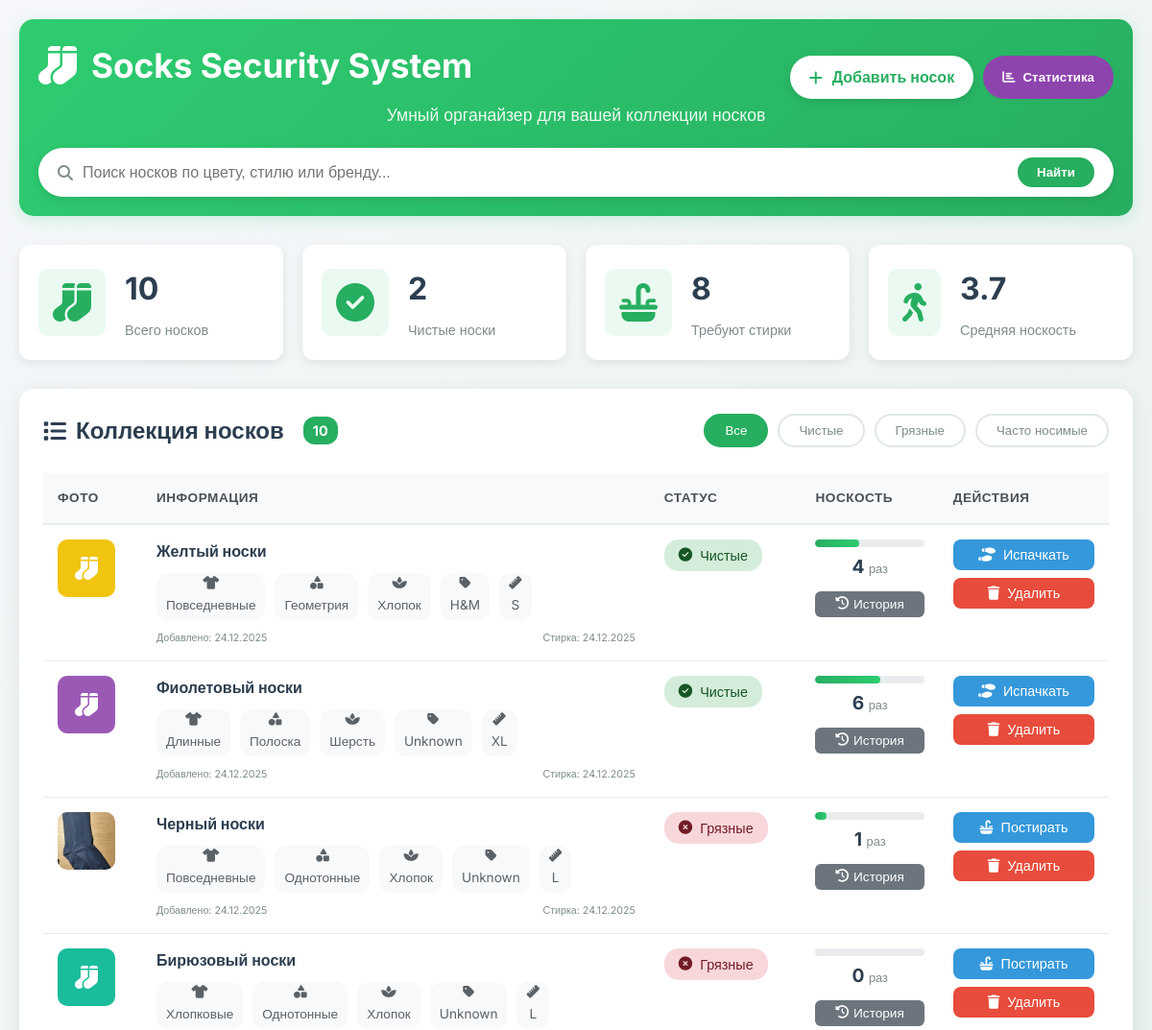
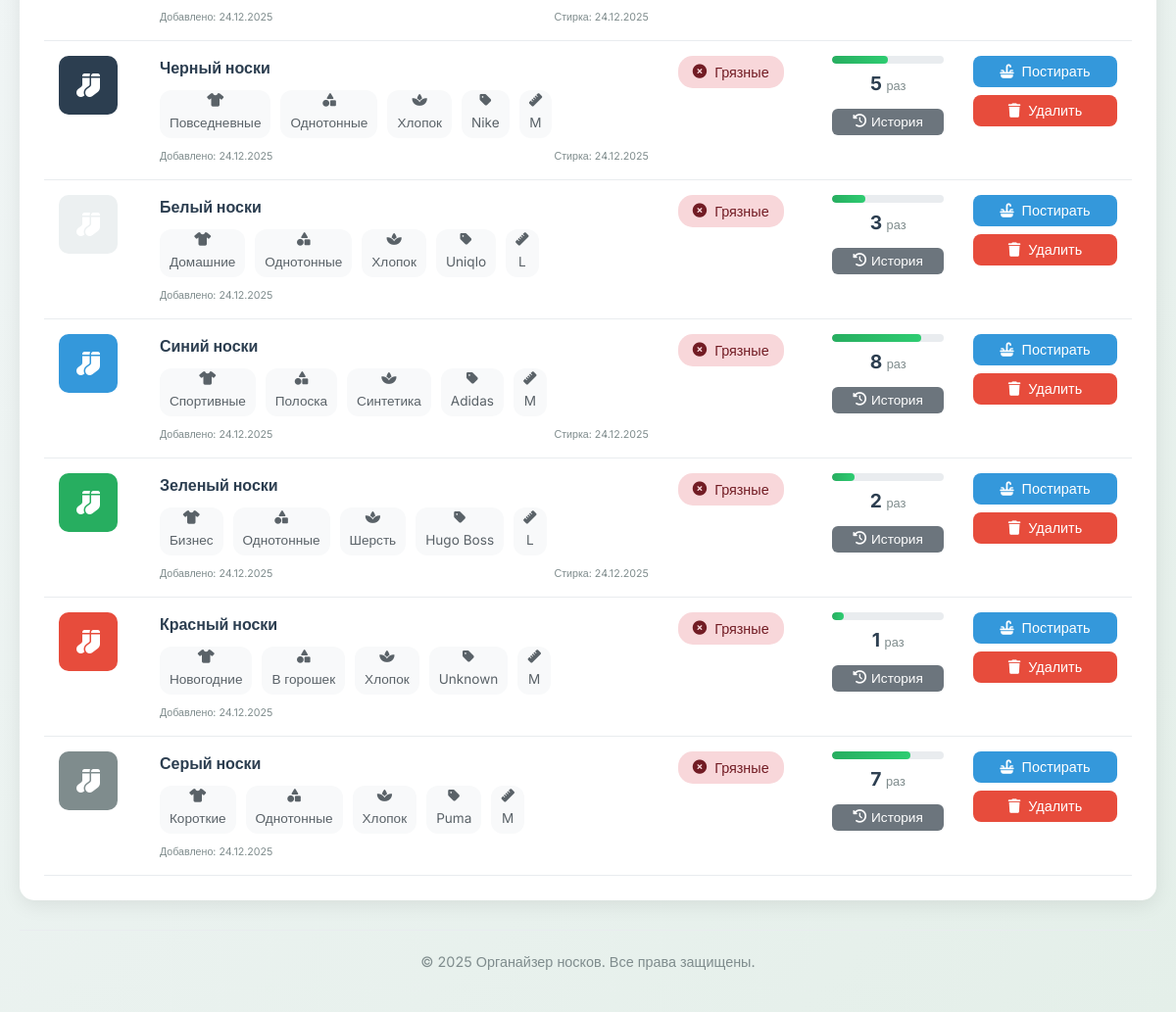
The page / on the database its author committed (2 pictures, top to bottom).
### tables this page shows
CREATE TABLE socks (
            id TEXT PRIMARY KEY,
            color TEXT NOT NULL,
            color_hex TEXT NOT NULL,
            style TEXT NOT NULL,
            pattern TEXT,
            material TEXT,
            size TEXT,
            brand TEXT,
            photo_filename TEXT,
            clean BOOLEAN DEFAULT 1,
            created_at TIMESTAMP DEFAULT CURRENT_TIMESTAMP,
            last_washed TIMESTAMP,
            notes TEXT,
            wear_count INTEGER DEFAULT 0
        );

### app.py (the view)
@app.route('/')
def index():
    db = get_db()
    populate_sample_data()
    socks = db.execute('''
        SELECT * FROM socks
        ORDER BY CASE WHEN clean = 1 THEN 1 ELSE 2 END, created_at DESC
    ''').fetchall()
    socks_list = []
    for sock in socks:
        sock_dict = dict(sock)
        if sock_dict['created_at']:
            sock_dict['created_at_formatted'] = datetime.strptime(
                sock_dict['created_at'], '%Y-%m-%d %H:%M:%S'
            ).strftime('%d.%m.%Y')
        if sock_dict['last_washed']:
            sock_dict['last_washed_formatted'] = datetime.strptime(
                sock_dict['last_washed'], '%Y-%m-%d %H:%M:%S'
            ).strftime('%d.%m.%Y')
        if sock_dict['photo_filename']:
            sock_dict['photo_url'] = url_for('static', filename=f'uploads/{sock_dict["photo_filename"]}')
        else:
            sock_dict['photo_url'] = None
        socks_list.append(sock_dict)
    stats = db.execute('''
        SELECT
            COUNT(*) as total,
            SUM(CASE WHEN clean = 1 THEN 1 ELSE 0 END) as clean,
            SUM(CASE WHEN clean = 0 THEN 1 ELSE 0 END) as dirty,
            AVG(wear_count) as avg_wear_count
        FROM socks
    ''').fetchone()
    current_time = datetime.now().strftime('%d.%m.%Y %H:%M')
    return render_template('index.html',
                         socks=socks_list,
                         stats=dict(stats),
                         current_time=current_time)

### app.py (called while the page is built, shortened)
def get_db():
    if 'db' not in g:
        g.db = sqlite3.connect(app.config['DATABASE'])
        g.db.row_factory = sqlite3.Row
    return g.db

@app.before_request
def before_request():
    init_db()

def populate_sample_data():
    db = get_db()
    count = db.execute('SELECT COUNT(*) as count FROM socks').fetchone()['count']

### templates/index.html (shortened to what this page needs)
<!DOCTYPE html>
<html lang="ru">
<head>
    <link rel="stylesheet" href="{{ url_for('static', filename='style.css') }}">
    <link rel="stylesheet" href="https://cdnjs.cloudflare.com/ajax/libs/font-awesome/6.4.0/css/all.min.css">
</head>
<body>
    <div class="container">
        <header class="header">
            <div class="header-top">
                <div class="logo">
                    <i class="fas fa-socks"></i>
                    <h1>Socks Security System</h1>
                </div>
                <div class="header-actions">
                    <a href="{{ url_for('add_sock_page') }}" class="add-btn">
                        <i class="fas fa-plus"></i> Добавить носок
                    </a>
                    <button class="stats-btn" id="showStatsBtn">
                        <i class="fas fa-chart-bar"></i> Статистика
                    </button>
                </div>
            </div>
            <p class="subtitle">Умный органайзер для вашей коллекции носков</p>
            <div class="search-bar">
                <i class="fas fa-search"></i>
                <input type="text" id="searchInput" placeholder="Поиск носков по цвету, стилю или бренду...">
                <button id="searchBtn">Найти</button>
            </div>
        </header>
        <div class="stats">
            <div class="stat-card">
                <i class="fas fa-socks"></i>
                <div>
                    <h3>{{ stats.total }}</h3>
                    <p>Всего носков</p>
                </div>
            </div>
            <div class="stat-card">
                <i class="fas fa-check-circle"></i>
                <div>
                    <h3>{{ stats.clean }}</h3>
                    <p>Чистые носки</p>
                </div>
            </div>
            <div class="stat-card">
                <i class="fas fa-sink"></i>
                <div>
                    <h3>{{ stats.dirty }}</h3>
                    <p>Требуют стирки</p>
                </div>
            </div>
            <div class="stat-card">
                <i class="fas fa-walking"></i>
                <div>
                    <h3>{{ "%.1f"|format(stats.avg_wear_count or 0) }}</h3>
                    <p>Средняя носкость</p>
                </div>
            </div>
        </div>
        <main class="main-content">
            <div class="table-container">
                <div class="table-header">
                    <h2><i class="fas fa-list"></i> Коллекция носков <span class="badge">{{ stats.total }}</span></h2>
                    <div class="filters">
                        <button class="filter-btn active" data-filter="all">Все</button>
                        <button class="filter-btn" data-filter="clean">Чистые</button>
                        <button class="filter-btn" data-filter="dirty">Грязные</button>
                        <button class="filter-btn" data-filter="frequent">Часто носимые</button>
                    </div>
                </div>
                <div class="table-responsive" id="mainTable">
                    <table class="socks-table">
                        <thead>
                            <tr>
                                <th class="photo-col">Фото</th>
                                <th class="info-col">Информация</th>
                                <th class="status-col">Статус</th>
                                <th class="wear-col">Носкость</th>
                                <th class="actions-col">Действия</th>
                            </tr>
                        </thead>
                        <tbody>
                            {% for sock in socks %}
                            <tr class="sock-row" data-id="{{ sock.id }}" data-clean="{{ 'true' if sock.clean else 'false' }}" data-wear="{{ sock.wear_count }}">
                                <td class="photo-cell">
                                    <div class="photo-container">
                                        {% if sock.photo_url %}
                                            <img src="{{ sock.photo_url }}" alt="Носок {{ sock.color }}" class="sock-photo" loading="lazy">
                                        {% else %}
                                            <div class="photo-placeholder" style="background-color: {{ sock.color_hex or '#6c757d' }}">
                                                <i class="fas fa-socks"></i>
                                            </div>
                                        {% endif %}
                                    </div>
                                </td>
                                <td class="info-cell">
                                    <div class="sock-info">
                                        <h4>{{ sock.color }} носки</h4>
                                        <div class="sock-details">
                                            <span class="detail-item">
                                                <i class="fas fa-tshirt"></i> {{ sock.style }}
                                            </span>
                                            {% if sock.pattern %}
                                            <span class="detail-item">
                                                <i class="fas fa-shapes"></i> {{ sock.pattern }}
                                            </span>
                                            {% endif %}
                                            {% if sock.material %}
                                            <span class="detail-item">
                                                <i class="fas fa-spa"></i> {{ sock.material }}
                                            </span>
                                            {% endif %}
                                            {% if sock.brand %}
                                            <span class="detail-item">
                                                <i class="fas fa-tag"></i> {{ sock.brand }}
                                            </span>
                                            {% endif %}
                                            <span class="detail-item">
                                                <i class="fas fa-ruler"></i> {{ sock.size }}
                                            </span>
                                        </div>
                                        <div class="sock-meta">
                                            <small>Добавлено: {{ sock.created_at_formatted }}</small>
                                            {% if sock.last_washed_formatted %}
                                            <small>Стирка: {{ sock.last_washed_formatted }}</small>
                                            {% endif %}
                                        </div>
                                    </div>
                                </td>
                                <td class="status-cell">
                                    <div class="clean-status {% if sock.clean %}clean{% else %}dirty{% endif %}">
                                        <i class="fas {% if sock.clean %}fa-check-circle{% else %}fa-times-circle{% endif %}"></i>
                                        <span>{% if sock.clean %}Чистые{% else %}Грязные{% endif %}</span>
                                    </div>
                                </td>
                                <td class="wear-cell">
                                    <div class="wear-count">
                                        <div class="wear-progress">
                                            <div class="wear-bar" style="width: {{ (sock.wear_count / 10 * 100) if sock.wear_count <= 10 else 100 }}%"></div>
                                        </div>
                                        <span class="wear-number">{{ sock.wear_count }}</span>
                                        <small>раз</small>
                                    </div>
                                    <button class="btn-history" data-id="{{ sock.id }}">
                                        <i class="fas fa-history"></i> История
                                    </button>
                                </td>
                                <td class="actions-cell">
                                    <div class="action-buttons">
                                        <button class="action-btn toggle-clean" data-id="{{ sock.id }}">
                                            <i class="fas {% if sock.clean %}fa-shoe-prints{% else %}fa-sink{% endif %}"></i>
                                            {{ 'Испачкать' if sock.clean else 'Постирать' }}
                                        </button>
                                        <button class="action-btn btn-delete" data-id="{{ sock.id }}">
                                            <i class="fas fa-trash"></i> Удалить
                                        </button>
                                    </div>
                                </td>
                            </tr>
                            {% endfor %}
                        </tbody>
                    </table>
                </div>
            </div>
        </main>
        <footer class="footer">
            <p>© 2025 Органайзер носков. Все права защищены.</p>
        </footer>
    </div>
</body>
</html>

### rows shown on the page
socks: color "Желтый", style "Повседневные", pattern "Геометрия", material "Хлопок", brand "H&M", size "S", created_at_formatted "24.12.2025", last_washed_formatted "24.12.2025", shows "Чистые", wear_count "4", clean "Испачкать"
socks: color "Фиолетовый", style "Длинные", pattern "Полоска", material "Шерсть", brand "Unknown", size "XL", created_at_formatted "24.12.2025", last_washed_formatted "24.12.2025", shows "Чистые", wear_count "6", clean "Испачкать"
socks: color "Черный", style "Повседневные", pattern "Однотонные", material "Хлопок", brand "Unknown", size "L", created_at_formatted "24.12.2025", last_washed_formatted "24.12.2025", shows "Грязные", wear_count "1", clean "Постирать"
socks: color "Бирюзовый", style "Хлопковые", pattern "Однотонные", material "Хлопок", brand "Unknown", size "L", created_at_formatted "24.12.2025", last_washed_formatted "24.12.2025", shows "Грязные", wear_count "0", clean "Постирать"
socks: color "Черный", style "Повседневные", pattern "Однотонные", material "Хлопок", brand "Nike", size "M", created_at_formatted "24.12.2025", last_washed_formatted "24.12.2025", shows "Грязные", wear_count "5", clean "Постирать"
socks: color "Белый", style "Домашние", pattern "Однотонные", material "Хлопок", brand "Uniqlo", size "L", created_at_formatted "24.12.2025", shows "Грязные", wear_count "3", clean "Постирать"
socks: color "Синий", style "Спортивные", pattern "Полоска", material "Синтетика", brand "Adidas", size "M", created_at_formatted "24.12.2025", last_washed_formatted "24.12.2025", shows "Грязные", wear_count "8", clean "Постирать"
socks: color "Зеленый", style "Бизнес", pattern "Однотонные", material "Шерсть", brand "Hugo Boss", size "L", created_at_formatted "24.12.2025", last_washed_formatted "24.12.2025", shows "Грязные", wear_count "2", clean "Постирать"
socks: color "Красный", style "Новогодние", pattern "В горошек", material "Хлопок", brand "Unknown", size "M", created_at_formatted "24.12.2025", shows "Грязные", wear_count "1", clean "Постирать"
socks: color "Серый", style "Короткие", pattern "Однотонные", material "Хлопок", brand "Puma", size "M", created_at_formatted "24.12.2025", shows "Грязные", wear_count "7", clean "Постирать"

### other values the page prints
{{ stats.total }} "10"
{{ stats.clean }} "2"
{{ stats.dirty }} "8"
{{ "%.1f"|format(stats.avg_wear_count or 0) }} "3.7"
